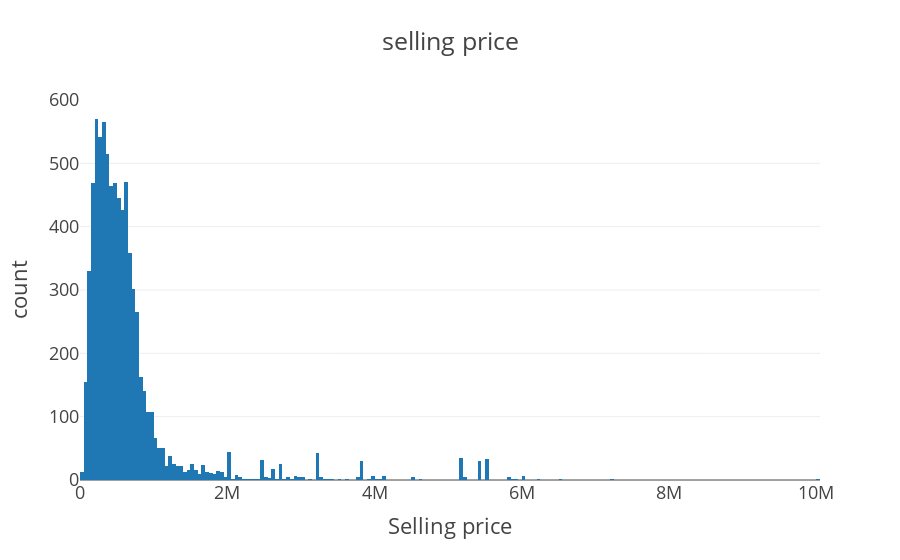

Notebook source saved alongside this figure:
### Code cell
# average selling price
px.histogram(cars , 'selling_price' , template='presentation' , title='selling price',labels={'selling_price':'Selling price'})

### Figure 1 — Plotly figure (JSON) as saved in the notebook; plotly's stock layout.template omitted (floating-point values rounded to 4 significant figures; data arrays with more than 128 entries replaced by an {"elided": "..."} marker saying what was removed)
{"data": [{"alignmentgroup": "True", "bingroup": "x", "hovertemplate": "Selling price=%{x}<br>count=%{y}<extra></extra>", "legendgroup": "", "marker": {"color": "#1F77B4", "pattern": {"shape": ""}}, "name": "", "offsetgroup": "", "orientation": "v", "showlegend": false, "type": "histogram", "x": {"elided": "7741 int values"}, "xaxis": "x", "yaxis": "y"}], "layout": {"barmode": "relative", "legend": {"tracegroupgap": 0}, "title": {"text": "selling price"}, "xaxis": {"anchor": "y", "domain": [0, 1], "title": {"text": "Selling price"}}, "yaxis": {"anchor": "x", "domain": [0, 1], "title": {"text": "count"}}}}
